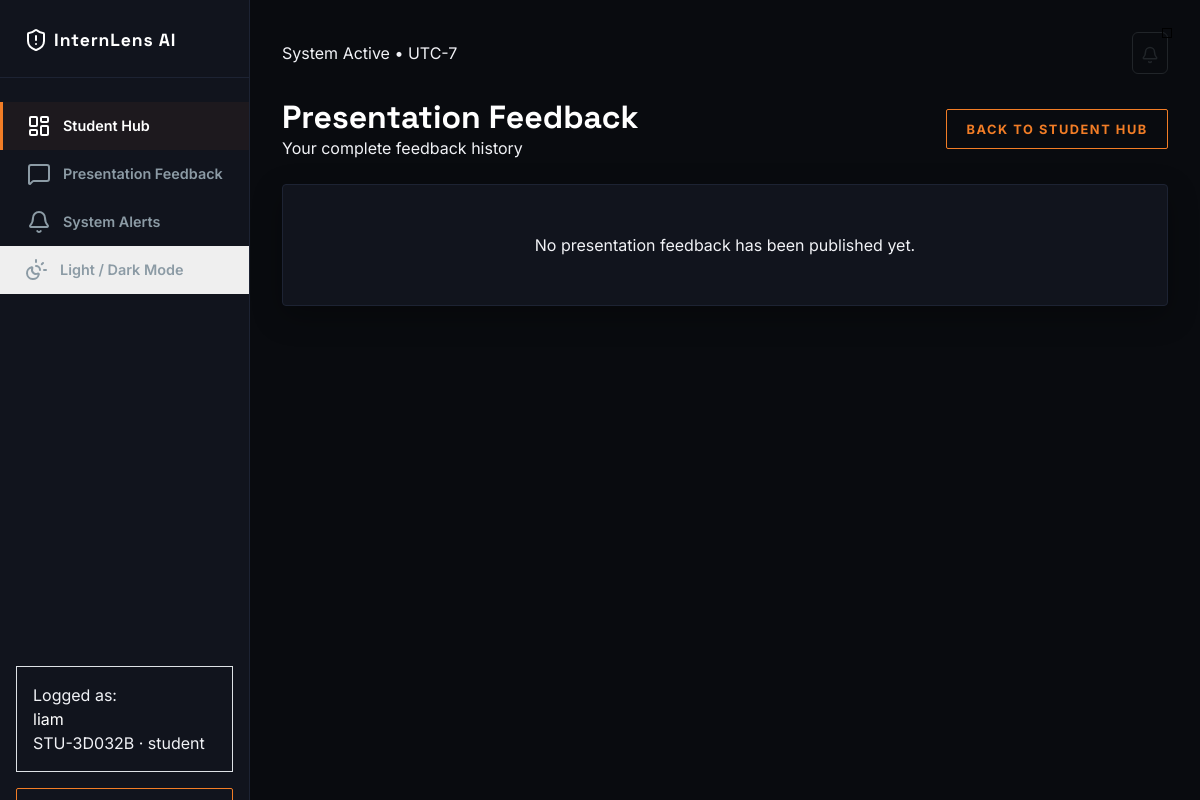
Screenshot of /student/presentation-feedback (signed in) with the database file from the repository.
### tables this page shows
CREATE TABLE Users (
        id INTEGER PRIMARY KEY AUTOINCREMENT,
        username TEXT UNIQUE NOT NULL,
        email TEXT UNIQUE NOT NULL,
        password_hash TEXT NOT NULL,
        role TEXT NOT NULL CHECK(role IN ('student', 'faculty', 'evaluator')),
        created_at TEXT DEFAULT CURRENT_TIMESTAMP
    , public_id TEXT);

### app.py (the view, shortened to what this page needs)
@app.route("/student/presentation-feedback")
def presentation_feedback():
    user = get_logged_in_user()
    if not user or user["role"] != "student":
        return redirect(url_for("login"))
    conn = get_db_connection()
    evaluations = conn.execute("""
        SELECT e.evaluation_id, e.evaluated_at, e.improvement_note, e.show_marks, e.status, u.username AS faculty_name
        FROM PresentationEvaluation e JOIN Users u ON u.id = e.faculty_id
        WHERE e.student_id = ? AND e.status = 'SUBMITTED' ORDER BY e.evaluated_at DESC
    """, (user["id"],)).fetchall()
    feedback = []
    conn.close()
    return render_template("presentation_feedback.html", feedback=feedback)

### app.py (called while the page is built)
def get_logged_in_user():
    if "user_id" in session:
        conn = get_db_connection()
        user = conn.execute("SELECT * FROM Users WHERE id = ?", (session["user_id"],)).fetchone()
        conn.close()
        return user
    return None

@app.context_processor
def inject_global_vars():
    user = get_logged_in_user()
    notifications = []
    if user:
        conn = get_db_connection()
        notifications = conn.execute(
            "SELECT * FROM Notifications WHERE user_id = ? ORDER BY created_at DESC LIMIT 5",
            (user["id"],)
        ).fetchall()
        conn.close()
    return dict(current_user=user, notifications=notifications)

### database.py (called while the page is built)
def get_db_connection():
    conn = sqlite3.connect(DB_FILE)
    conn.row_factory = sqlite3.Row
    return conn

### templates/presentation_feedback.html (shortened to what this page needs)
{% extends "base.html" %}
{% block content %}
<div class="d-flex flex-wrap justify-content-between align-items-center gap-3 mb-4"><div><h2 class="text-white fw-black uppercase tracking-wider m-0">Presentation Feedback</h2><p class="text-xs text-zinc-500 uppercase font-mono m-0">Your complete feedback history</p></div><a class="btn btn-outline-brand text-xs" href="{{ url_for('student_dashboard') }}">Back to Student Hub</a></div>
{% for evaluation in feedback %}<div class="glass-card mb-4"><div class="d-flex justify-content-between flex-wrap gap-2 mb-3"><div><span class="mono text-brand-primary text-xs">{{ evaluation.evaluation_id }}</span><h5 class="text-white m-0">Feedback from {{ evaluation.faculty_name }}</h5></div><span class="text-xs text-zinc-500">{{ evaluation.evaluated_at }}</span></div><div class="table-responsive"><table class="table table-dark text-xs"><thead><tr><th>Evaluation criterion</th><th>Reason for mark</th>{% if evaluation.show_marks %}<th>Mark</th>{% endif %}</tr></thead><tbody>{% for item in evaluation.criteria %}<tr><td class="text-white">{{ item.criterion }}</td><td class="text-zinc-400">{{ item.marks_reason }}</td>{% if evaluation.show_marks %}<td class="mono text-brand-primary">{{ item.marks }}/100</td>{% endif %}</tr>{% endfor %}</tbody></table></div>{% if not evaluation.show_marks %}<div class="alert alert-dark border border-warning text-warning text-xs rounded-0">Marks are hidden by your faculty member. Your evaluation criteria, reasons, and improvement feedback are available above.</div>{% endif %}<div class="p-3 bg-black/30 border border-zinc-800"><div class="text-[10px] text-zinc-500 uppercase fw-black mb-1">Improvement note</div><div class="text-zinc-200 text-sm">{{ evaluation.improvement_note }}</div></div></div>{% else %}<div class="glass-card text-center py-5 text-zinc-500">No presentation feedback has been published yet.</div>{% endfor %}
{% endblock %}

### templates/base.html (shortened to what this page needs)
<!DOCTYPE html>
<html lang="en">
<head>
    <link href="https://cdn.jsdelivr.net/npm/bootstrap@5.3.2/dist/css/bootstrap.min.css" rel="stylesheet">
</head>
<body>
    {% if current_user %}
    <div class="sidebar" id="sidebar">
        <div class="sidebar-brand">
            <h4 class="m-0 text-white flex align-items-center gap-2">
                <i data-lucide="shield-alert" class="text-brand-primary" style="width: 24px; height: 24px;"></i>
                <span class="fw-black uppercase tracking-tight text-brand-primary" style="font-size: 1.1rem; letter-spacing: 0.05em;">InternLens AI</span>
            </h4>
        </div>
        <div class="d-flex flex-column h-100 justify-content-between pb-5">
            <div>
                {% if current_user.role == 'student' %}
                <a href="{{ url_for('student_dashboard') }}" class="sidebar-link active">
                    <i data-lucide="layout-dashboard"></i> Student Hub
                </a>
                <a href="{{ url_for('presentation_feedback') }}" class="sidebar-link">
                    <i data-lucide="message-square"></i> Presentation Feedback
                </a>
                {% endif %}
                <a href="#notifications-offcanvas" data-bs-toggle="offcanvas" class="sidebar-link">
                    <i data-lucide="bell"></i> System Alerts
                </a>
                <button type="button" class="sidebar-link border-0 w-100 text-start" onclick="toggleTheme()"><i data-lucide="sun-moon"></i> Light / Dark Mode</button>
            </div>
            <div class="px-3">
                <div class="p-3 border border-zinc-800 rounded-none bg-black/40 mb-3">
                    <div class="text-[9px] text-zinc-500 uppercase tracking-widest font-bold">Logged as:</div>
                    <div class="text-xs text-white font-black uppercase">{{ current_user.username }}</div>
                    <div class="text-[10px] text-brand-primary font-mono uppercase">{{ current_user.public_id }} · {{ current_user.role }}</div>
                </div>
                <a href="{{ url_for('logout') }}" class="btn btn-outline-brand w-full d-block text-center py-2 text-xs">
                </a>
            </div>
        </div>
    </div>
    {% endif %}
    <div class="{% if current_user %}main-content{% else %}container{% endif %}">
        {% if current_user %}
        <div class="d-flex justify-content-between align-items-center mb-4">
            <div>
                <span class="text-[10px] text-zinc-500 font-mono uppercase">System Active • UTC-7</span>
            </div>
            <div class="d-flex align-items-center gap-3">
                <button class="btn btn-outline-dark text-zinc-400 border-zinc-800 p-2 position-relative" type="button" data-bs-toggle="offcanvas" data-bs-target="#notifications-offcanvas">
                    <i data-lucide="bell" style="width: 18px; height: 18px;"></i>
                    {% if notifications %}
                    <span class="position-absolute top-0 start-100 translate-middle p-1 bg-brand-primary border border-black rounded-full" style="width: 8px; height: 8px;"></span>
                    {% endif %}
                </button>
            </div>
        </div>
        {% endif %}
        {% block content %}{% endblock %}
    </div>
</body>
</html>

### templates/base.html (style rules this page uses)
:root { --bg-color: #090b0f; --card-bg: #11141d; --card-border: #1d2333; --brand-primary: #f27d26; --brand-secondary: #00d2ff; --text-color: #f1f2f6; --text-muted: #8c9ba5; --font-sans: 'Inter', sans-serif; --font-mono: 'JetBrains Mono', monospace; --font-display: 'Space Grotesk', sans-serif; }
body { background-color: var(--bg-color); color: var(--text-color); font-family: var(--font-sans); margin: 0; padding: 0; overflow-x: hidden; }
h1, h2, h3, h4, h5, h6 { font-family: var(--font-display); font-weight: 700; }
.sidebar { background-color: var(--card-bg); border-right: 1px solid var(--card-border); height: 100vh; position: fixed; top: 0; left: 0; width: 250px; z-index: 100; padding-top: 1.5rem; }
.main-content { margin-left: 250px; padding: 2rem; min-height: 100vh; }
.sidebar-brand { padding: 0 1.5rem 1.5rem; border-bottom: 1px solid var(--card-border); margin-bottom: 1.5rem; }
.sidebar-link { color: var(--text-muted); display: flex; align-items: center; gap: 0.75rem; padding: 0.75rem 1.5rem; text-decoration: none; font-weight: 600; font-size: 0.9rem; transition: all 0.2s ease; border-left: 3px solid transparent; }
.sidebar-link:hover, .sidebar-link.active { color: #ffffff; background-color: rgba(242, 125, 38, 0.05); border-left-color: var(--brand-primary); }
.glass-card { background-color: var(--card-bg); border: 1px solid var(--card-border); border-radius: 4px; padding: 1.5rem; position: relative; overflow: hidden; box-shadow: 0 10px 30px rgba(0, 0, 0, 0.3); transition: border-color 0.2s ease; }
.btn-outline-brand { background-color: transparent; color: var(--brand-primary); border: 1px solid var(--brand-primary); font-weight: 700; text-transform: uppercase; font-size: 0.8rem; letter-spacing: 0.12em; border-radius: 2px; padding: 0.6rem 1.2rem; transition: all 0.2s ease; }

### rows the page displays
Users: username "liam", public_id "STU-3D032B", role "student"
